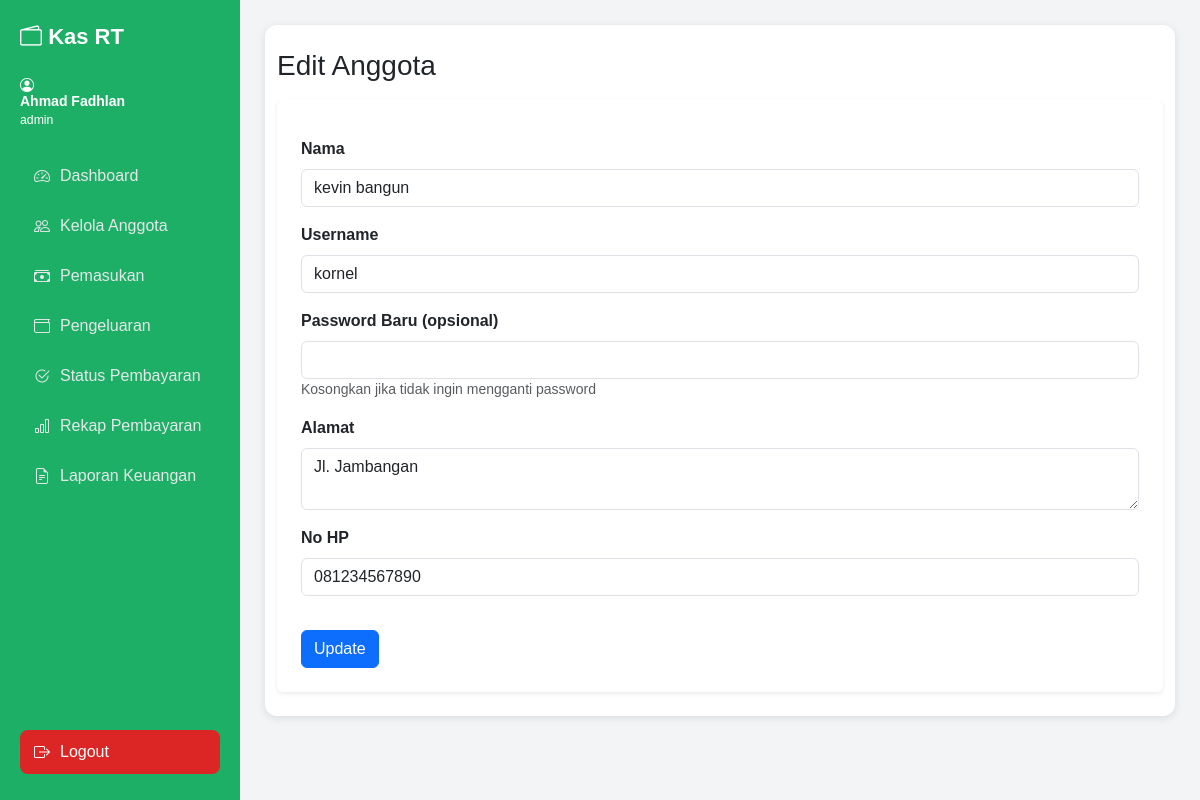
Screenshot of /backend/anggota/edit_anggota.php?id=9 (signed in) with the database file from the repository.
### tables this page shows
CREATE TABLE `users` (
  `id_users` int(11) NOT NULL,
  `nama` varchar(100) NOT NULL,
  `username` varchar(50) NOT NULL,
  `password` varchar(255) NOT NULL,
  `role` enum('superadmin','admin','anggota') NOT NULL,
  `alamat` varchar(200) DEFAULT NULL,
  `no_hp` varchar(20) DEFAULT NULL
);

### backend/anggota/edit_anggota.php (the view, shortened to what this page needs)
<?php
include "../partials/navbar.php";
require "../config/koneksi.php";
$id = $_GET['id'];
$data = mysqli_query($conn, "SELECT * FROM users WHERE id_users='$id'");
$anggota = mysqli_fetch_assoc($data);
?>
<!DOCTYPE html>
<html lang="id">
<head>
    <link rel="stylesheet" href="https://cdn.jsdelivr.net/npm/bootstrap@5.3.2/dist/css/bootstrap.min.css">
</head>
<body class="bg-light">
<div class="container py-4">
    <h3 class="mb-3">Edit Anggota</h3>
    <form method="POST" class="bg-white p-4 rounded shadow-sm">
        <div class="mb-3">
            <label class="form-label">Nama</label>
            <input name="nama" class="form-control" value="<?= $anggota['nama']; ?>" required>
        </div>
        <div class="mb-3">
            <label class="form-label">Username</label>
            <input name="username" class="form-control" value="<?= $anggota['username']; ?>" required>
        </div>
        <div class="mb-3">
            <label class="form-label">Password Baru (opsional)</label>
            <input name="password" type="password" class="form-control">
            <small class="text-muted">Kosongkan jika tidak ingin mengganti password</small>
        </div>
        <div class="mb-3">
            <label class="form-label">Alamat</label>
            <textarea name="alamat" class="form-control"><?= $anggota['alamat']; ?></textarea>
        </div>
        <div class="mb-3">
            <label class="form-label">No HP</label>
            <input name="no_hp" class="form-control" value="<?= $anggota['no_hp']; ?>">
        </div>
        <button class="btn btn-primary" name="update">Update</button>
    </form>
</div>
</body>
</html>

### backend/assets/style.css (style rules this page uses)
* { margin: 0; padding: 0; box-sizing: border-box; font-family: Arial, sans-serif; }
body { background: #f3f4f6; }
.container { background: #ffffff; padding: 22px; border-radius: 12px; box-shadow: 0 2px 8px rgba(0,0,0,.1); }
h2, h3 { margin-bottom: 20px; }
.btn { padding: 8px 14px; border-radius: 6px; text-decoration: none; font-size: 14px; display: inline-block; }
.btn-primary { background: #2563eb; color: white; }
form label { display: block; margin-top: 14px; margin-bottom: 6px; font-weight: bold; }
form input, form select, form textarea { width: 100%; padding: 8px; border-radius: 6px; border: 1px solid #ccc; }
form button { margin-top: 18px; background: #25eb2f; border: none; padding: 10px 16px; border-radius: 6px; color: white; cursor: pointer; }

### rows the page displays
users: nama "kevin bangun", username "kornel", alamat "Jl. Jambangan", no_hp "081234567890"

### other values shown
$nama "Ahmad Fadhlan"
$role "admin"
